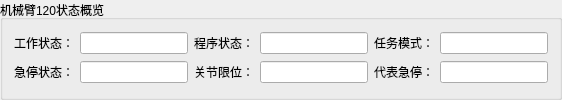
         <widget class="QGroupBox" name="groupBox_32">
          <property name="sizePolicy">
           <sizepolicy hsizetype="Preferred" vsizetype="Preferred">
            <horstretch>0</horstretch>
            <verstretch>0</verstretch>
           </sizepolicy>
          </property>
          <property name="title">
           <string>机械臂120状态概览</string>
          </property>
          <layout class="QGridLayout" name="gridLayout_38">
           <item row="0" column="2">
            <widget class="QLabel" name="label_186">
             <property name="sizePolicy">
              <sizepolicy hsizetype="Maximum" vsizetype="Fixed">
               <horstretch>0</horstretch>
               <verstretch>0</verstretch>
              </sizepolicy>
             </property>
             <property name="text">
              <string>程序状态：</string>
             </property>
            </widget>
           </item>
           <item row="2" column="5">
            <widget class="QLineEdit" name="Jaka_120_emergency_stop">
             <property name="sizePolicy">
              <sizepolicy hsizetype="Preferred" vsizetype="Fixed">
               <horstretch>0</horstretch>
               <verstretch>0</verstretch>
              </sizepolicy>
             </property>
             <property name="readOnly">
              <bool>true</bool>
             </property>
            </widget>
           </item>
           <item row="0" column="4">
            <widget class="QLabel" name="label_184">
             <property name="sizePolicy">
              <sizepolicy hsizetype="Maximum" vsizetype="Fixed">
               <horstretch>0</horstretch>
               <verstretch>0</verstretch>
              </sizepolicy>
             </property>
             <property name="text">
              <string>任务模式：</string>
             </property>
            </widget>
           </item>
           <item row="2" column="1">
            <widget class="QLineEdit" name="Jaka_120_protective_stop">
             <property name="sizePolicy">
              <sizepolicy hsizetype="Preferred" vsizetype="Fixed">
               <horstretch>0</horstretch>
               <verstretch>0</verstretch>
              </sizepolicy>
             </property>
             <property name="readOnly">
              <bool>true</bool>
             </property>
            </widget>
           </item>
           <item row="0" column="1">
            <widget class="QLineEdit" name="Jaka_120_task_state">
             <property name="sizePolicy">
              <sizepolicy hsizetype="Preferred" vsizetype="Fixed">
               <horstretch>0</horstretch>
               <verstretch>0</verstretch>
              </sizepolicy>
             </property>
             <property name="readOnly">
              <bool>true</bool>
             </property>
            </widget>
           </item>
           <item row="2" column="2">
            <widget class="QLabel" name="label_194">
             <property name="sizePolicy">
              <sizepolicy hsizetype="Maximum" vsizetype="Fixed">
               <horstretch>0</horstretch>
               <verstretch>0</verstretch>
              </sizepolicy>
             </property>
             <property name="text">
              <string>关节限位：</string>
             </property>
            </widget>
           </item>
           <item row="0" column="3">
            <widget class="QLineEdit" name="Jaka_120_interp_state">
             <property name="sizePolicy">
              <sizepolicy hsizetype="Preferred" vsizetype="Fixed">
               <horstretch>0</horstretch>
               <verstretch>0</verstretch>
              </sizepolicy>
             </property>
             <property name="readOnly">
              <bool>true</bool>
             </property>
            </widget>
           </item>
           <item row="2" column="3">
            <widget class="QLineEdit" name="Jaka_120_on_soft_limit">
             <property name="sizePolicy">
              <sizepolicy hsizetype="Preferred" vsizetype="Fixed">
               <horstretch>0</horstretch>
               <verstretch>0</verstretch>
              </sizepolicy>
             </property>
             <property name="readOnly">
              <bool>true</bool>
             </property>
            </widget>
           </item>
           <item row="2" column="0">
            <widget class="QLabel" name="label_192">
             <property name="sizePolicy">
              <sizepolicy hsizetype="Maximum" vsizetype="Fixed">
               <horstretch>0</horstretch>
               <verstretch>0</verstretch>
              </sizepolicy>
             </property>
             <property name="text">
              <string>急停状态：</string>
             </property>
            </widget>
           </item>
           <item row="2" column="4">
            <widget class="QLabel" name="label_196">
             <property name="sizePolicy">
              <sizepolicy hsizetype="Maximum" vsizetype="Fixed">
               <horstretch>0</horstretch>
               <verstretch>0</verstretch>
              </sizepolicy>
             </property>
             <property name="text">
              <string>代表急停：</string>
             </property>
            </widget>
           </item>
           <item row="0" column="0">
            <widget class="QLabel" name="label_9">
             <property name="sizePolicy">
              <sizepolicy hsizetype="Maximum" vsizetype="Fixed">
               <horstretch>0</horstretch>
               <verstretch>0</verstretch>
              </sizepolicy>
             </property>
             <property name="text">
              <string>工作状态：</string>
             </property>
            </widget>
           </item>
           <item row="0" column="5">
            <widget class="QLineEdit" name="Jaka_120_task_mode">
             <property name="sizePolicy">
              <sizepolicy hsizetype="Preferred" vsizetype="Fixed">
               <horstretch>0</horstretch>
               <verstretch>0</verstretch>
              </sizepolicy>
             </property>
             <property name="readOnly">
              <bool>true</bool>
             </property>
            </widget>
           </item>
          </layout>
         </widget>
